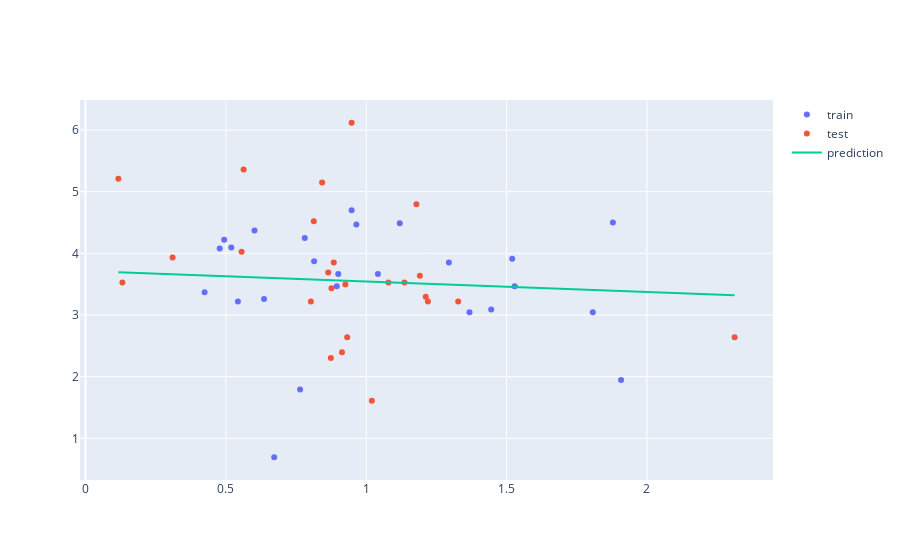

Notebook code cell kept with this figure:
### Markdown cell above
#### Protests vs Policy Count

### Code cell
import plotly.express as px
import plotly.graph_objects as go
from sklearn.linear_model import LinearRegression
from sklearn.model_selection import train_test_split
from sklearn.metrics import mean_squared_error, r2_score
from sklearn.utils import shuffle
import numpy as np

df = state_tp_stat_all[['protests_100k', 'count']] #[state_tp_stat_all['state']!="DC"]
y = np.log(df['count'][:, None]).reshape(-1)
X = np.log(df.protests_100k[:, None])

# X = df['count'][:, None]
# y = df.protests_100k
# X, y = shuffle(X, y)
X_train, X_test, y_train, y_test = train_test_split(X, y, train_size=0.5, random_state=0)

model = LinearRegression()
model.fit(X_train, y_train)
# model.fit(X, y)

x_range = np.linspace(X.min(), X.max(), 100)
y_range = model.predict(x_range.reshape(-1, 1))


fig = go.Figure([
    go.Scatter(x=X_train.squeeze(), y=y_train, name='train', mode='markers'),
    go.Scatter(x=X_test.squeeze(), y=y_test, name='test', mode='markers'),
    go.Scatter(x=x_range, y=y_range, name='prediction')
])

fig.show()

print("intercept:", model.intercept_.round(2))
print("slope:", model.coef_[0].round(2))

y_pred = model.predict(X_test.reshape(-1, 1))

MSE = mean_squared_error(y_test, y_pred)
print("MSE:", MSE.round(2))
print("RMSE:", np.sqrt(MSE).round(2))

R2 = r2_score(y_test, y_pred)
print("R2:\t", R2.round(3))

### Figure 1 — Plotly figure (JSON) as saved in the notebook; plotly's stock layout.template omitted (floating-point values rounded to 4 significant figures)
{"data": [{"mode": "markers", "name": "train", "type": "scatter", "x": [1.529, 0.4242, 0.5193, 0.948, 1.294, 1.52, 0.5428, 0.7644, 1.908, 0.6359, 0.6722, 0.9004, 0.478, 1.807, 1.119, 1.879, 1.042, 0.7809, 0.494, 0.602, 1.368, 0.8143, 0.895, 1.445, 0.9648], "y": [3.466, 3.367, 4.094, 4.7, 3.85, 3.912, 3.219, 1.792, 1.946, 3.258, 0.6931, 3.664, 4.078, 3.045, 4.489, 4.5, 3.664, 4.248, 4.22, 4.369, 3.045, 3.871, 3.466, 3.091, 4.466]}, {"mode": "markers", "name": "test", "type": "scatter", "x": [1.212, 1.328, 0.876, 0.8132, 0.1313, 0.9136, 1.136, 1.22, 0.8428, 0.874, 0.948, 0.556, 0.8646, 0.9257, 1.179, 1.02, 0.8843, 2.312, 0.8029, 1.079, 0.9322, 0.5632, 0.3101, 1.191, 0.1172], "y": [3.296, 3.219, 3.434, 4.522, 3.526, 2.398, 3.526, 3.219, 5.147, 2.303, 6.118, 4.025, 3.689, 3.497, 4.796, 1.609, 3.85, 2.639, 3.219, 3.526, 2.639, 5.361, 3.932, 3.638, 5.209]}, {"name": "prediction", "type": "scatter", "x": [0.1172, 0.1393, 0.1615, 0.1837, 0.2058, 0.228, 0.2502, 0.2724, 0.2945, 0.3167, 0.3389, 0.361, 0.3832, 0.4054, 0.4276, 0.4497, 0.4719, 0.4941, 0.5163, 0.5384, 0.5606, 0.5828, 0.6049, 0.6271, 0.6493, 0.6715, 0.6936, 0.7158, 0.738, 0.7601, 0.7823, 0.8045, 0.8267, 0.8488, 0.871, 0.8932, 0.9153, 0.9375, 0.9597, 0.9819, 1.004, 1.026, 1.048, 1.071, 1.093, 1.115, 1.137, 1.159, 1.181, 1.204, 1.226, 1.248, 1.27, 1.292, 1.314, 1.337, 1.359, 1.381, 1.403, 1.425, 1.447, 1.47, 1.492, 1.514, 1.536, 1.558, 1.581, 1.603, 1.625, 1.647, 1.669, 1.691, 1.714, 1.736, 1.758, 1.78, 1.802, 1.824, 1.847, 1.869, 1.891, 1.913, 1.935, 1.957, 1.98, 2.002, 2.024, 2.046, 2.068, 2.09, 2.113, 2.135, 2.157, 2.179, 2.201, 2.223, 2.246, 2.268, 2.29, 2.312], "y": [3.693, 3.689, 3.685, 3.681, 3.678, 3.674, 3.67, 3.666, 3.662, 3.659, 3.655, 3.651, 3.647, 3.644, 3.64, 3.636, 3.632, 3.629, 3.625, 3.621, 3.617, 3.614, 3.61, 3.606, 3.602, 3.599, 3.595, 3.591, 3.587, 3.583, 3.58, 3.576, 3.572, 3.568, 3.565, 3.561, 3.557, 3.553, 3.55, 3.546, 3.542, 3.538, 3.535, 3.531, 3.527, 3.523, 3.52, 3.516, 3.512, 3.508, 3.505, 3.501, 3.497, 3.493, 3.489, 3.486, 3.482, 3.478, 3.474, 3.471, 3.467, 3.463, 3.459, 3.456, 3.452, 3.448, 3.444, 3.441, 3.437, 3.433, 3.429, 3.426, 3.422, 3.418, 3.414, 3.41, 3.407, 3.403, 3.399, 3.395, 3.392, 3.388, 3.384, 3.38, 3.377, 3.373, 3.369, 3.365, 3.362, 3.358, 3.354, 3.35, 3.347, 3.343, 3.339, 3.335, 3.331, 3.328, 3.324, 3.32]}], "layout": {"autosize": true, "xaxis": {"autorange": true, "range": [-0.01626, 2.446], "type": "linear"}, "yaxis": {"autorange": true, "range": [0.2958, 6.515], "type": "linear"}}}
